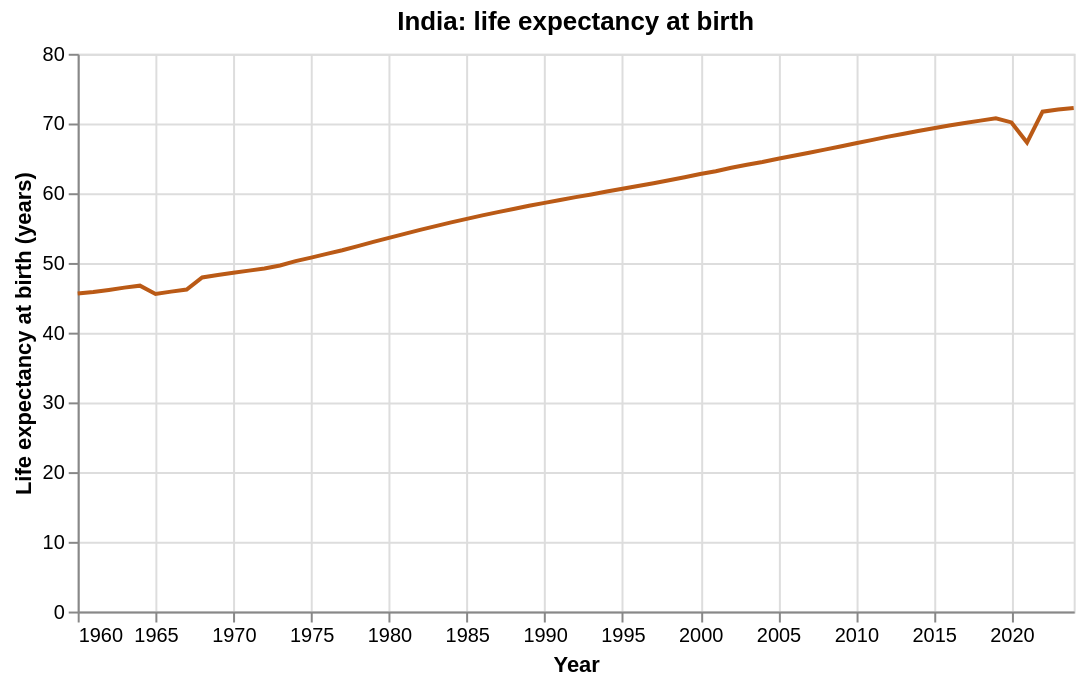

Notebook cell for this chart:
### Markdown cell above
## 6. Try a different indicator and country

This completes the additional indicator experiment from the course notebook: India's life expectancy, `SP.DYN.LE00.IN`, measured in years. It is an independent series, so it must have its own units and title.

### Code cell
life_url = 'https://api.worldbank.org/v2/country/ind/indicator/SP.DYN.LE00.IN?format=json&per_page=1000'
life_response = requests.get(life_url, timeout=60)
life_response.raise_for_status()
life_data = life_response.json()
assert int(life_data[0]['pages']) == 1
life = pd.json_normalize(life_data[1])[['country.value','date','value']].dropna(subset=['value']).copy()
life['date'] = pd.to_datetime(life['date'], format='%Y', errors='raise')
life = life.sort_values('date')
assert not life.date.duplicated().any()
life.to_csv(data_dir / 'worldbank_life_expectancy_ind.csv', index=False, date_format='%Y-%m-%d')
life_chart = alt.Chart(life).mark_line(color='#ba5a16').encode(
    x=alt.X('date:T', title='Year'), y=alt.Y('value:Q', title='Life expectancy at birth (years)', scale=alt.Scale(zero=True))
).properties(width=500, height=280, title='India: life expectancy at birth')
life_chart

### Figure 1 — Vega-Lite specification as saved in the notebook (floating-point values rounded to 4 significant figures)
{"config": {"view": {"continuousWidth": 300, "continuousHeight": 300}}, "data": {"name": "data-3bd572f52467d3c11af69f0fb90d9138"}, "mark": {"type": "line", "color": "#ba5a16"}, "encoding": {"x": {"field": "date", "title": "Year", "type": "temporal"}, "y": {"field": "value", "scale": {"zero": true}, "title": "Life expectancy at birth (years)", "type": "quantitative"}}, "height": 280, "title": "India: life expectancy at birth", "width": 500, "$schema": "https://vega.github.io/schema/vega-lite/v6.4.1.json", "datasets": {"data-3bd572f52467d3c11af69f0fb90d9138": [{"country.value": "India", "date": "1960-01-01T00:00:00", "value": 45.61}, {"country.value": "India", "date": "1961-01-01T00:00:00", "value": 45.82}, {"country.value": "India", "date": "1962-01-01T00:00:00", "value": 46.13}, {"country.value": "India", "date": "1963-01-01T00:00:00", "value": 46.46}, {"country.value": "India", "date": "1964-01-01T00:00:00", "value": 46.74}, {"country.value": "India", "date": "1965-01-01T00:00:00", "value": 45.56}, {"country.value": "India", "date": "1966-01-01T00:00:00", "value": 45.88}, {"country.value": "India", "date": "1967-01-01T00:00:00", "value": 46.18}, {"country.value": "India", "date": "1968-01-01T00:00:00", "value": 47.92}, {"country.value": "India", "date": "1969-01-01T00:00:00", "value": 48.26}, {"country.value": "India", "date": "1970-01-01T00:00:00", "value": 48.59}, {"country.value": "India", "date": "1971-01-01T00:00:00", "value": 48.9}, {"country.value": "India", "date": "1972-01-01T00:00:00", "value": 49.21}, {"country.value": "India", "date": "1973-01-01T00:00:00", "value": 49.64}, {"country.value": "India", "date": "1974-01-01T00:00:00", "value": 50.26}, {"country.value": "India", "date": "1975-01-01T00:00:00", "value": 50.76}, {"country.value": "India", "date": "1976-01-01T00:00:00", "value": 51.3}, {"country.value": "India", "date": "1977-01-01T00:00:00", "value": 51.82}, {"country.value": "India", "date": "1978-01-01T00:00:00", "value": 52.42}, {"country.value": "India", "date": "1979-01-01T00:00:00", "value": 53.01}, {"country.value": "India", "date": "1980-01-01T00:00:00", "value": 53.59}, {"country.value": "India", "date": "1981-01-01T00:00:00", "value": 54.17}, {"country.value": "India", "date": "1982-01-01T00:00:00", "value": 54.73}, {"country.value": "India", "date": "1983-01-01T00:00:00", "value": 55.28}, {"country.value": "India", "date": "1984-01-01T00:00:00", "value": 55.81}, {"country.value": "India", "date": "1985-01-01T00:00:00", "value": 56.32}, {"country.value": "India", "date": "1986-01-01T00:00:00", "value": 56.82}, {"country.value": "India", "date": "1987-01-01T00:00:00", "value": 57.29}, {"country.value": "India", "date": "1988-01-01T00:00:00", "value": 57.74}, {"country.value": "India", "date": "1989-01-01T00:00:00", "value": 58.2}, {"country.value": "India", "date": "1990-01-01T00:00:00", "value": 58.62}, {"country.value": "India", "date": "1991-01-01T00:00:00", "value": 59.03}, {"country.value": "India", "date": "1992-01-01T00:00:00", "value": 59.45}, {"country.value": "India", "date": "1993-01-01T00:00:00", "value": 59.82}, {"country.value": "India", "date": "1994-01-01T00:00:00", "value": 60.24}, {"country.value": "India", "date": "1995-01-01T00:00:00", "value": 60.63}, {"country.value": "India", "date": "1996-01-01T00:00:00", "value": 61.03}, {"country.value": "India", "date": "1997-01-01T00:00:00", "value": 61.44}, {"country.value": "India", "date": "1998-01-01T00:00:00", "value": 61.85}, {"country.value": "India", "date": "1999-01-01T00:00:00", "value": 62.28}, {"country.value": "India", "date": "2000-01-01T00:00:00", "value": 62.75}, {"country.value": "India", "date": "2001-01-01T00:00:00", "value": 63.16}, {"country.value": "India", "date": "2002-01-01T00:00:00", "value": 63.65}, {"country.value": "India", "date": "2003-01-01T00:00:00", "value": 64.09}, {"country.value": "India", "date": "2004-01-01T00:00:00", "value": 64.48}, {"country.value": "India", "date": "2005-01-01T00:00:00", "value": 64.94}, {"country.value": "India", "date": "2006-01-01T00:00:00", "value": 65.37}, {"country.value": "India", "date": "2007-01-01T00:00:00", "value": 65.8}, {"country.value": "India", "date": "2008-01-01T00:00:00", "value": 66.25}, {"country.value": "India", "date": "2009-01-01T00:00:00", "value": 66.7}, {"country.value": "India", "date": "2010-01-01T00:00:00", "value": 67.16}, {"country.value": "India", "date": "2011-01-01T00:00:00", "value": 67.62}, {"country.value": "India", "date": "2012-01-01T00:00:00", "value": 68.08}, {"country.value": "India", "date": "2013-01-01T00:00:00", "value": 68.5}, {"country.value": "India", "date": "2014-01-01T00:00:00", "value": 68.93}, {"country.value": "India", "date": "2015-01-01T00:00:00", "value": 69.33}, {"country.value": "India", "date": "2016-01-01T00:00:00", "value": 69.71}, {"country.value": "India", "date": "2017-01-01T00:00:00", "value": 70.07}, {"country.value": "India", "date": "2018-01-01T00:00:00", "value": 70.42}, {"country.value": "India", "date": "2019-01-01T00:00:00", "value": 70.75}, {"country.value": "India", "date": "2020-01-01T00:00:00", "value": 70.16}, {"country.value": "India", "date": "2021-01-01T00:00:00", "value": 67.28}, {"country.value": "India", "date": "2022-01-01T00:00:00", "value": 71.7}, {"country.value": "India", "date": "2023-01-01T00:00:00", "value": 72.0}, {"country.value": "India", "date": "2024-01-01T00:00:00", "value": 72.23}]}}
